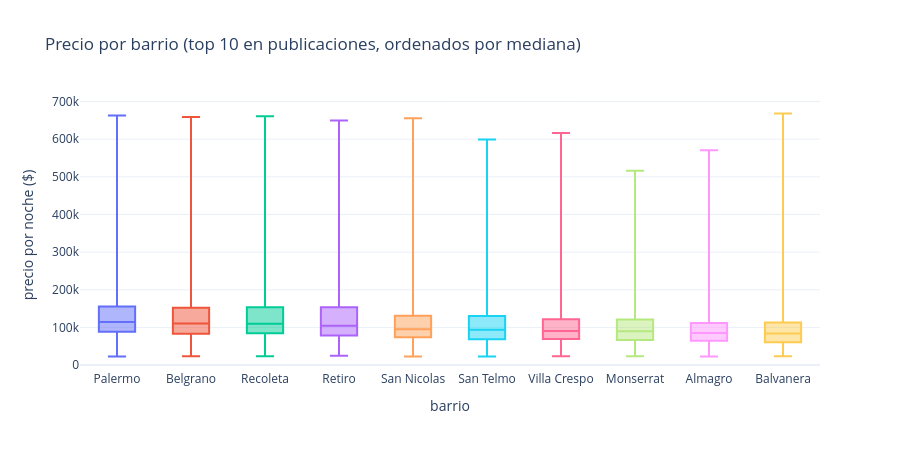

Notebook code for this chart:
### Code cell
top = alq[alq.barrio.isin(TOP_BARRIOS)]
orden = top.groupby("barrio").precio_ars.median().sort_values(ascending=False).index

px.box(top, x="barrio", y="precio_ars", color="barrio",
       category_orders={"barrio": list(orden)}, points=False,
       labels={"precio_ars": "precio por noche ($)"},
       title="Precio por barrio (top 10 en publicaciones, ordenados por mediana)"
      ).update_layout(showlegend=False)

### Figure 1 — Plotly figure (JSON) as saved in the notebook; plotly's stock layout.template omitted (floating-point values rounded to 4 significant figures; data arrays with more than 128 entries replaced by an {"elided": "..."} marker saying what was removed)
{"data": [{"alignmentgroup": "True", "boxpoints": false, "hovertemplate": "barrio=%{x}<br>precio por noche ($)=%{y}<extra></extra>", "legendgroup": "Palermo", "marker": {"color": "#636efa"}, "name": "Palermo", "notched": false, "offsetgroup": "Palermo", "orientation": "v", "showlegend": true, "type": "box", "x": {"elided": "8889 str values"}, "x0": " ", "xaxis": "x", "y": {"elided": "8889 float values"}, "y0": " ", "yaxis": "y"}, {"alignmentgroup": "True", "boxpoints": false, "hovertemplate": "barrio=%{x}<br>precio por noche ($)=%{y}<extra></extra>", "legendgroup": "Belgrano", "marker": {"color": "#EF553B"}, "name": "Belgrano", "notched": false, "offsetgroup": "Belgrano", "orientation": "v", "showlegend": true, "type": "box", "x": {"elided": "1310 str values"}, "x0": " ", "xaxis": "x", "y": {"elided": "1310 float values"}, "y0": " ", "yaxis": "y"}, {"alignmentgroup": "True", "boxpoints": false, "hovertemplate": "barrio=%{x}<br>precio por noche ($)=%{y}<extra></extra>", "legendgroup": "Recoleta", "marker": {"color": "#00cc96"}, "name": "Recoleta", "notched": false, "offsetgroup": "Recoleta", "orientation": "v", "showlegend": true, "type": "box", "x": {"elided": "3727 str values"}, "x0": " ", "xaxis": "x", "y": {"elided": "3727 float values"}, "y0": " ", "yaxis": "y"}, {"alignmentgroup": "True", "boxpoints": false, "hovertemplate": "barrio=%{x}<br>precio por noche ($)=%{y}<extra></extra>", "legendgroup": "Retiro", "marker": {"color": "#ab63fa"}, "name": "Retiro", "notched": false, "offsetgroup": "Retiro", "orientation": "v", "showlegend": true, "type": "box", "x": {"elided": "1328 str values"}, "x0": " ", "xaxis": "x", "y": {"elided": "1328 float values"}, "y0": " ", "yaxis": "y"}, {"alignmentgroup": "True", "boxpoints": false, "hovertemplate": "barrio=%{x}<br>precio por noche ($)=%{y}<extra></extra>", "legendgroup": "San Nicolas", "marker": {"color": "#FFA15A"}, "name": "San Nicolas", "notched": false, "offsetgroup": "San Nicolas", "orientation": "v", "showlegend": true, "type": "box", "x": {"elided": "2173 str values"}, "x0": " ", "xaxis": "x", "y": {"elided": "2173 float values"}, "y0": " ", "yaxis": "y"}, {"alignmentgroup": "True", "boxpoints": false, "hovertemplate": "barrio=%{x}<br>precio por noche ($)=%{y}<extra></extra>", "legendgroup": "San Telmo", "marker": {"color": "#19d3f3"}, "name": "San Telmo", "notched": false, "offsetgroup": "San Telmo", "orientation": "v", "showlegend": true, "type": "box", "x": {"elided": "725 str values"}, "x0": " ", "xaxis": "x", "y": {"elided": "725 float values"}, "y0": " ", "yaxis": "y"}, {"alignmentgroup": "True", "boxpoints": false, "hovertemplate": "barrio=%{x}<br>precio por noche ($)=%{y}<extra></extra>", "legendgroup": "Villa Crespo", "marker": {"color": "#FF6692"}, "name": "Villa Crespo", "notched": false, "offsetgroup": "Villa Crespo", "orientation": "v", "showlegend": true, "type": "box", "x": {"elided": "914 str values"}, "x0": " ", "xaxis": "x", "y": {"elided": "914 float values"}, "y0": " ", "yaxis": "y"}, {"alignmentgroup": "True", "boxpoints": false, "hovertemplate": "barrio=%{x}<br>precio por noche ($)=%{y}<extra></extra>", "legendgroup": "Monserrat", "marker": {"color": "#B6E880"}, "name": "Monserrat", "notched": false, "offsetgroup": "Monserrat", "orientation": "v", "showlegend": true, "type": "box", "x": {"elided": "1365 str values"}, "x0": " ", "xaxis": "x", "y": {"elided": "1365 float values"}, "y0": " ", "yaxis": "y"}, {"alignmentgroup": "True", "boxpoints": false, "hovertemplate": "barrio=%{x}<br>precio por noche ($)=%{y}<extra></extra>", "legendgroup": "Almagro", "marker": {"color": "#FF97FF"}, "name": "Almagro", "notched": false, "offsetgroup": "Almagro", "orientation": "v", "showlegend": true, "type": "box", "x": {"elided": "984 str values"}, "x0": " ", "xaxis": "x", "y": {"elided": "984 float values"}, "y0": " ", "yaxis": "y"}, {"alignmentgroup": "True", "boxpoints": false, "hovertemplate": "barrio=%{x}<br>precio por noche ($)=%{y}<extra></extra>", "legendgroup": "Balvanera", "marker": {"color": "#FECB52"}, "name": "Balvanera", "notched": false, "offsetgroup": "Balvanera", "orientation": "v", "showlegend": true, "type": "box", "x": {"elided": "1057 str values"}, "x0": " ", "xaxis": "x", "y": {"elided": "1057 float values"}, "y0": " ", "yaxis": "y"}], "layout": {"boxmode": "overlay", "height": 450, "legend": {"title": {"text": "barrio"}, "tracegroupgap": 0}, "showlegend": false, "title": {"text": "Precio por barrio (top 10 en publicaciones, ordenados por mediana)"}, "xaxis": {"anchor": "y", "categoryarray": ["Palermo", "Belgrano", "Recoleta", "Retiro", "San Nicolas", "San Telmo", "Villa Crespo", "Monserrat", "Almagro", "Balvanera"], "categoryorder": "array", "domain": [0, 1], "title": {"text": "barrio"}}, "yaxis": {"anchor": "x", "domain": [0, 1], "title": {"text": "precio por noche ($)"}}}}
